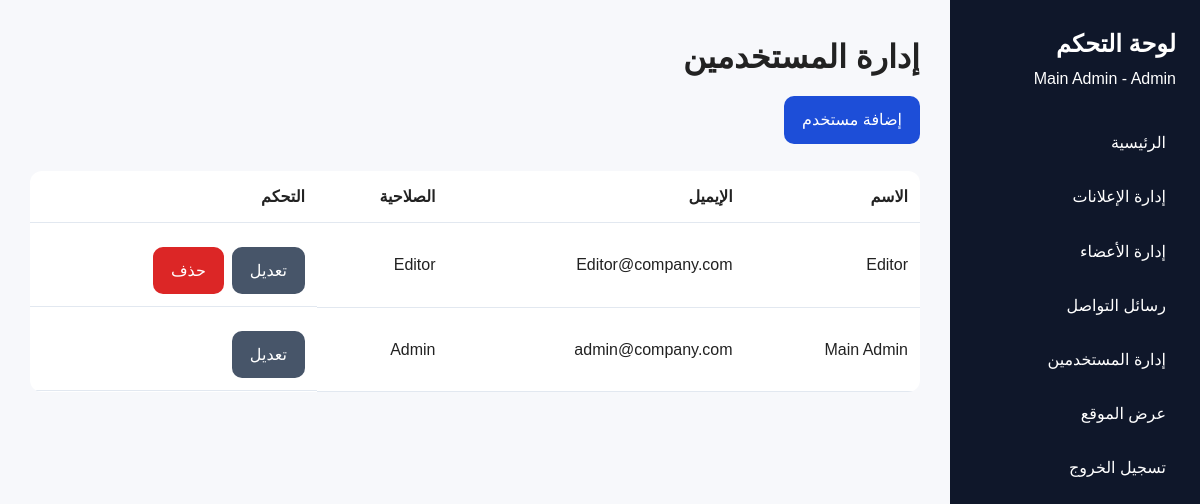
The page /admin/users.php (signed in) on the database its author committed.
### tables this page shows
CREATE TABLE `users` (
  `id` int(11) NOT NULL,
  `name` varchar(120) NOT NULL,
  `email` varchar(150) NOT NULL,
  `password` varchar(255) NOT NULL,
  `role` enum('Admin','Editor') NOT NULL DEFAULT 'Editor',
  `created_at` timestamp NOT NULL DEFAULT current_timestamp()
);

### includes/functions.php (called while the page is built, shortened)
<?php
function e($value) {
    return htmlspecialchars($value ?? '', ENT_QUOTES, 'UTF-8');
}

### admin/users.php (the view)
<?php require_once 'auth.php'; requireAdmin();
$items=$pdo->query('SELECT * FROM users ORDER BY id DESC')->fetchAll();require_once 'header.php'; ?>
<div class="admin-layout"><?php require_once 'sidebar.php'; ?><main class="admin-content"><h1>إدارة المستخدمين</h1><a class="btn" href="user-add.php">إضافة مستخدم</a><br><br>
<table class="table"><tr><th>الاسم</th><th>الإيميل</th><th>الصلاحية</th><th>التحكم</th></tr><?php foreach($items as $item): ?><tr><td><?= e($item['name']) ?></td><td><?= e($item['email']) ?></td><td><?= e($item['role']) ?></td><td class="actions"><a class="btn btn-secondary" href="user-edit.php?id=<?= $item['id'] ?>">تعديل</a><?php if($item['id'] != $_SESSION['user_id']): ?><a class="btn btn-danger" onclick="return confirm('هل أنت متأكد؟')" href="user-delete.php?id=<?= $item['id'] ?>">حذف</a><?php endif; ?></td></tr><?php endforeach; ?></table>
</main></div></body></html>

### assets/css/style.css (style rules this page uses)
* { box-sizing: border-box; margin: 0; padding: 0; }
body { font-family: Tahoma, Arial, sans-serif; background: #f7f8fb; color: #222; line-height: 1.7; }
.btn { display: inline-block; background: #1d4ed8; color: #fff; text-decoration: none; border: 0; padding: 10px 18px; border-radius: 10px; cursor: pointer; margin-top: 12px; }
.btn-danger { background: #dc2626; }
.btn-secondary { background: #475569; }
.admin-layout { display: grid; grid-template-columns: 250px 1fr; min-height: 100vh; }
.admin-content { padding: 30px; }
.table { width: 100%; border-collapse: collapse; background: #fff; border-radius: 12px; overflow: hidden; }
.table th, .table td { border-bottom: 1px solid #e2e8f0; padding: 12px; text-align: right; }
.actions { display: flex; gap: 8px; flex-wrap: wrap; }

### rows shown on the page
users: name "Editor", email "Editor@company.com", role "Editor"
users: name "Main Admin", email "admin@company.com", role "Admin"

### other values the page prints
$_SESSION['name'] "Main Admin"
$_SESSION['role'] "Admin"
